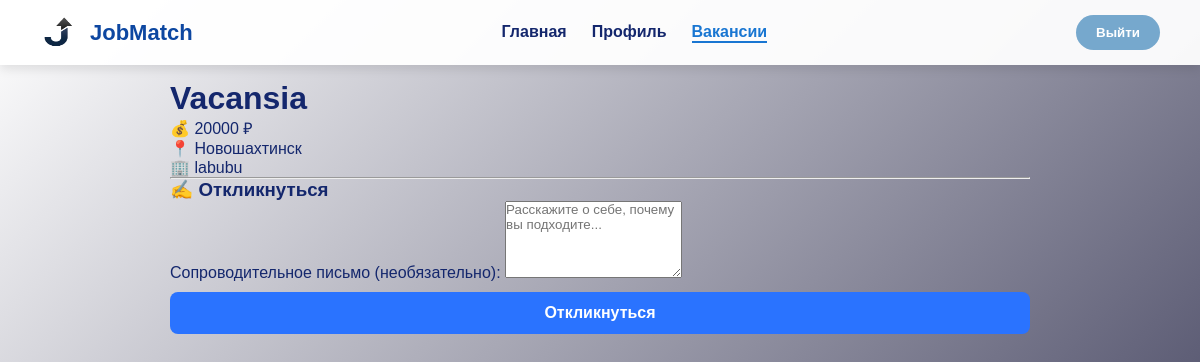
/jobs/10/ (signed in), run on the app's committed database.
### server/models.py (models this page shows, shortened)
class Jobs(models.Model):
    leader = models.ForeignKey(Leader, on_delete=models.CASCADE, related_name='jobs', null=True)
    title = models.CharField(max_length=255, blank=False)
    description = models.TextField(blank=False)
    location = models.CharField(max_length=255, blank=False)
    salary = models.IntegerField(blank=False)
    created_at = models.DateTimeField(auto_now_add=True)
    updated_at = models.DateTimeField(auto_now=True)

class Leader(models.Model):
    name = models.CharField(max_length=50, blank=False)
    email = models.CharField(max_length=50, blank=False, unique=True)
    company = models.CharField(max_length=50, blank=False)
    city = models.CharField(max_length=50, blank=False)
    password = models.CharField(max_length=128, blank=False)
    is_banned = models.BooleanField(default=False)
    ban_reason = models.TextField(blank=True, null=True, verbose_name="Причина блокировки")
    ban_until = models.DateTimeField(blank=True, null=True, verbose_name="Дата окончания блокировки")

### server/views.py (the view, shortened to what this page needs)
# urls.py: path('jobs/<int:job_id>/', JobDetailView.as_view(), name='job_detail'),
class JobDetailView(View):
    def get(self, request, job_id):
        job = get_object_or_404(Jobs, id=job_id)
        user_type = request.session.get('user_type')
        user_email = request.session.get('user_email')
        context = {
            'job': job,
            'user_role': 'anonymous',
            'has_responded': False,
            'is_owner': False
        }
        if user_type == 'candidate' and user_email:
            try:
                candidate = Candidante.objects.get(email=user_email)
                context['user_role'] = 'candidate'
                context['has_responded'] = Response.objects.filter(candidate=candidate, job=job).exists()
            except Candidante.DoesNotExist:
                messages.error(request, "Ошибка аутентификации. Войдите снова.")
                request.session.flush() # "Разлогинить" пользователя
        return render(request, 'job_detail.html', context)

### server/templates/job_detail.html (shortened to what this page needs)
{% load static %}
<!DOCTYPE html>
<html lang="ru">
<head>
    <link rel="stylesheet" href="{% static 'css/vacan.css' %}">
</head>
<body>
    <header class="header">
        {% if user_role == 'leader' %}
            <a href="{% url 'leader_home' %}" class="logo">
                <img src="{% static 'png/logo.png' %}" alt="Logo" class="logo-img">
                <span class="logo-text">JobMatch</span>
            </a>
            <nav class="nav">
                <a href="{% url 'leader_home' %}" class="nav-link ">Главная</a>
                <a href="{% url 'profile_leader' %}" class="nav-link">Профиль</a>
                <a href="{% url "my_jobs" %}" class="nav-link active">Мои вакансии</a>
            </nav>
        {% elif user_role == 'candidate' %}
            <a href="{% url 'candidate_home' %}" class="logo">
                <img src="{% static 'png/logo.png' %}" alt="Logo" class="logo-img">
                <span class="logo-text">JobMatch</span>
            </a>
            <nav class="nav">
                <a href="{% url 'candidate_home' %}" class="nav-link">Главная</a>
                <a href="{% url 'profile_candidate' %}" class="nav-link">Профиль</a>
                <a href="{% url "job_list" %}" class="nav-link active">Вакансии</a>
            </nav>
        {% endif %}
        <button class="logout-btn" onclick="window.location.href='{% url 'logout' %}'">Выйти</button>
    </header>
<main class="main-content">
    <div class="job-detail-card">
        {% if user_role == 'candidate' %}
            <h1 class="job-title">{{ job.title }}</h1>
            <div class="job-meta">
                <p class="meta-item">
                    <span class="icon">💰</span> {{ job.salary }} ₽
                </p>
                <p class="meta-item">
                    <span class="icon">📍</span> {{ job.location }}
                </p>
                <p class="meta-item">
                    <span class="icon">🏢</span> {{ job.leader.company }}
                </p>
            </div>
        <hr class="divider">
            <div class="action-block">
                {% if has_responded %}
                    <p class="response-info success">Вы уже откликнулись на эту вакансию.</p>
                {% else %}
                    <h3 class="section-title">✍️ Откликнуться</h3>
                    <form method="post" class="response-form">
                        <label for="message">Сопроводительное письмо (необязательно):</label>
                        <textarea name="message" id="message" rows="5" placeholder="Расскажите о себе, почему вы подходите..."></textarea>
                        <button type="submit" class="respond-btn submit-btn">Откликнуться</button>
                    </form>
                {% endif %}
            </div>
        {% elif user_role == 'anonymous' %}
            <div class="auth-promo">
                <p>Чтобы откликнуться на вакансию, пожалуйста, <a href="{% url 'login' %}">войдите</a> или <a href="{% url 'register_candidate' %}">зарегистрируйтесь</a> как кандидат.</p>
            </div>
        {% endif %}
    </div>
</main>
</body>
</html>

### server/static/css/vacan.css (style rules this page uses)
* { margin: 0; padding: 0; box-sizing: border-box; font-family: 'Arial', sans-serif; }
body { min-height: 100vh; background: linear-gradient(135deg, #ffffff, #2a2a4a); color: #14276d; }
.main-content { max-width: 900px; margin: 60px auto; padding: 20px; font-family: "Inter", sans-serif; gap: 20px; }
.header { position: fixed; top: 0; left: 0; width: 100%; padding: 15px 40px; display: flex; justify-content: space-between; align-items: center; background: rgba(255, 255, 255, 0.95); box-shadow: 0 4px 10px rgba(0, 0, 0, 0.1); z-index: 1000; }
.logo { display: flex; align-items: center; text-decoration: none; color: #0d47a1; transition: color 0.3s ease; }
.logo img { height: 35px; width: 40px; margin-right: 10px; }
.logo-text { font-weight: 700; font-size: 22px; }
.nav { display: flex; gap: 25px; }
.nav-link { text-decoration: none; color: #14276d; font-weight: 600; transition: all 0.3s ease; }
.nav-link.active { color: #1976d2; border-bottom: 2px solid #1976d2; }
.logout-btn { background: #76a8cd; border: none; padding: 10px 20px; border-radius: 25px; color: white; font-weight: 600; cursor: pointer; transition: all 0.3s ease; }
.submit-btn { background-color: #2a73ff; color: white; padding: 12px 20px; border-radius: 8px; text-decoration: none; font-weight: 600; transition: 0.3s; border: none; cursor: pointer; font-size: 1rem; width: 100%; margin-top: 10px; }

### data on the page
Jobs: title "Vacansia", salary "20000", location "Новошахтинск", leader.company "labubu"
